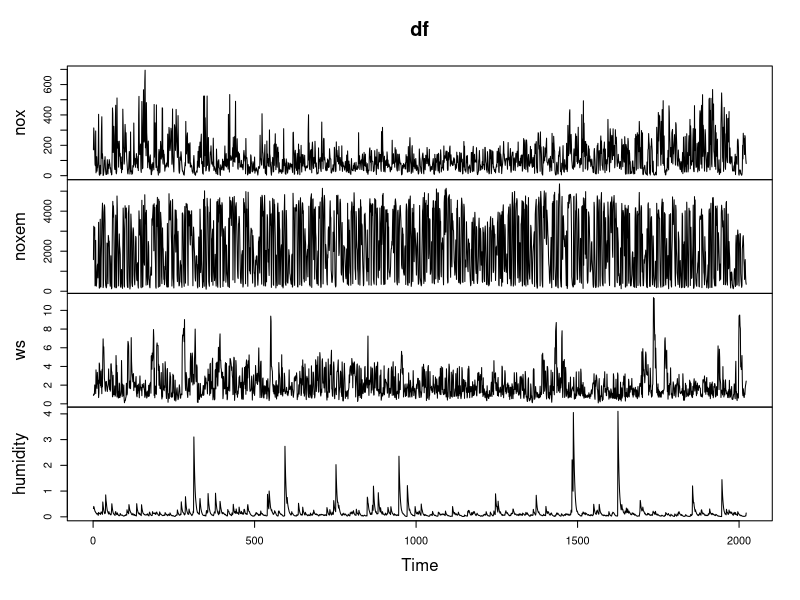
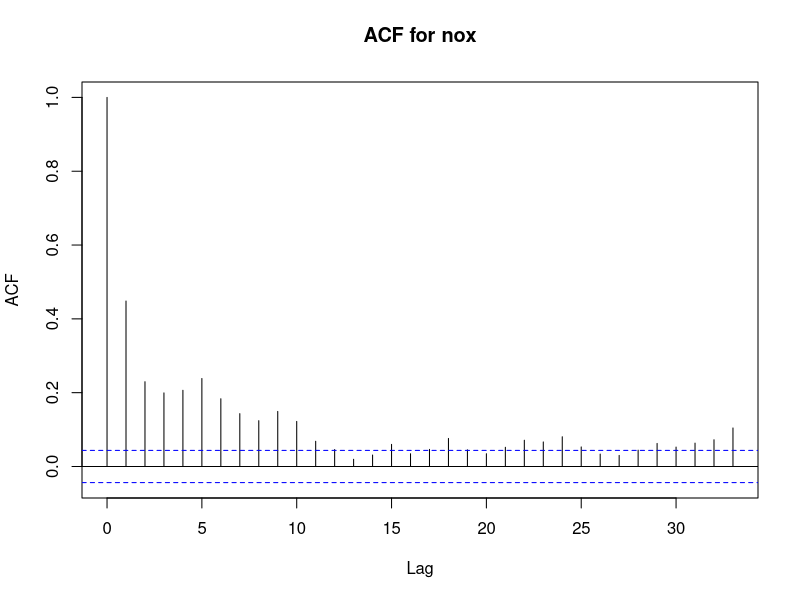
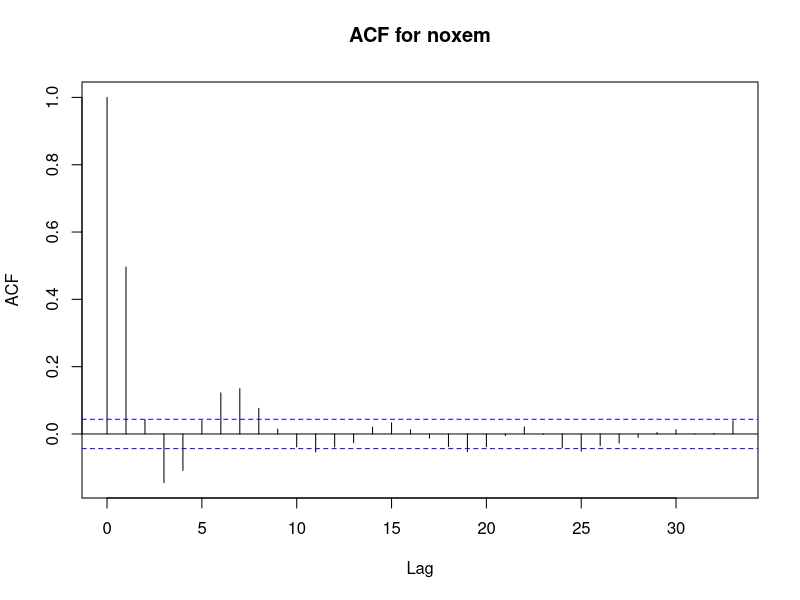
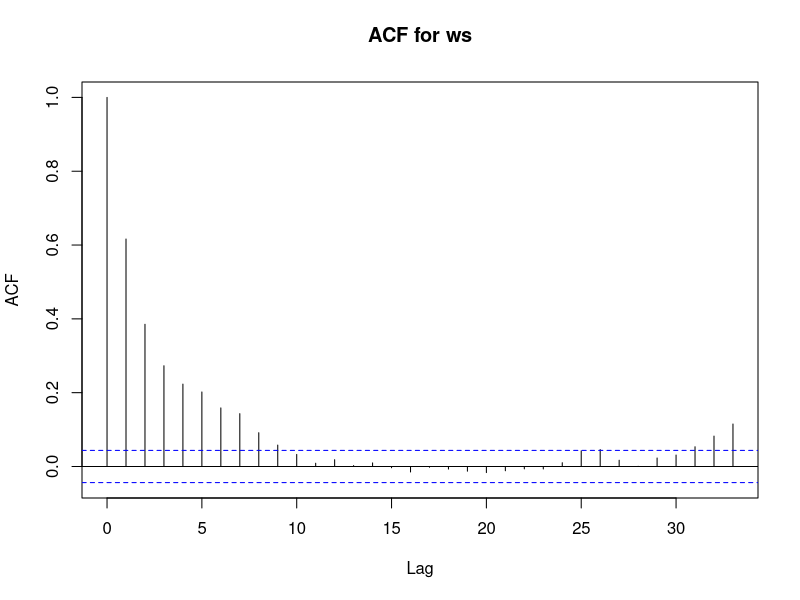
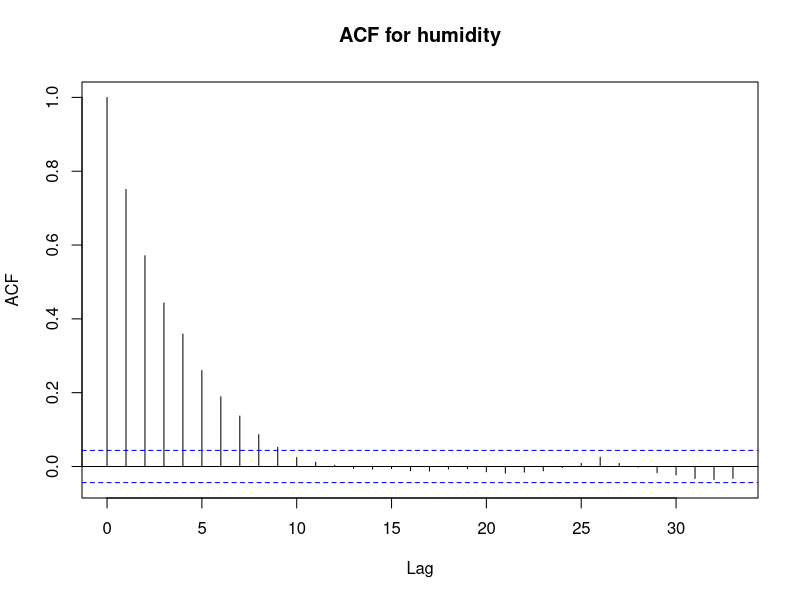
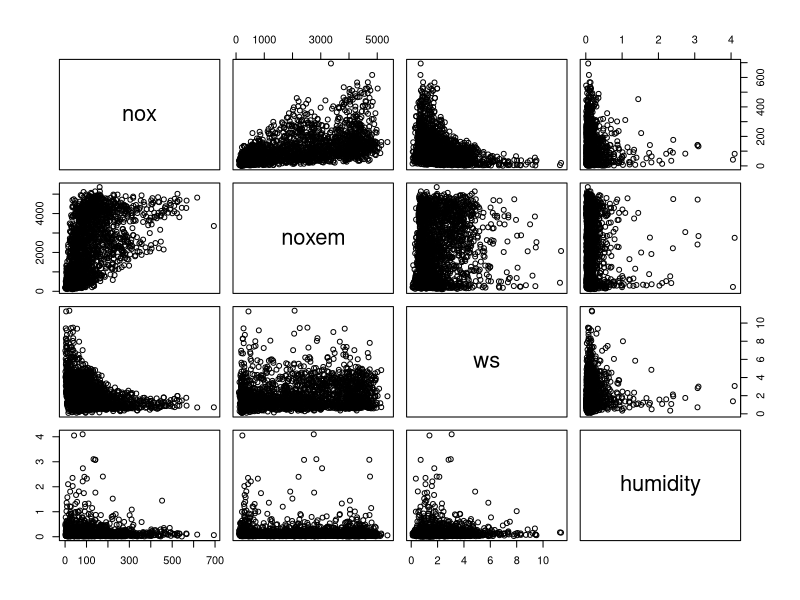
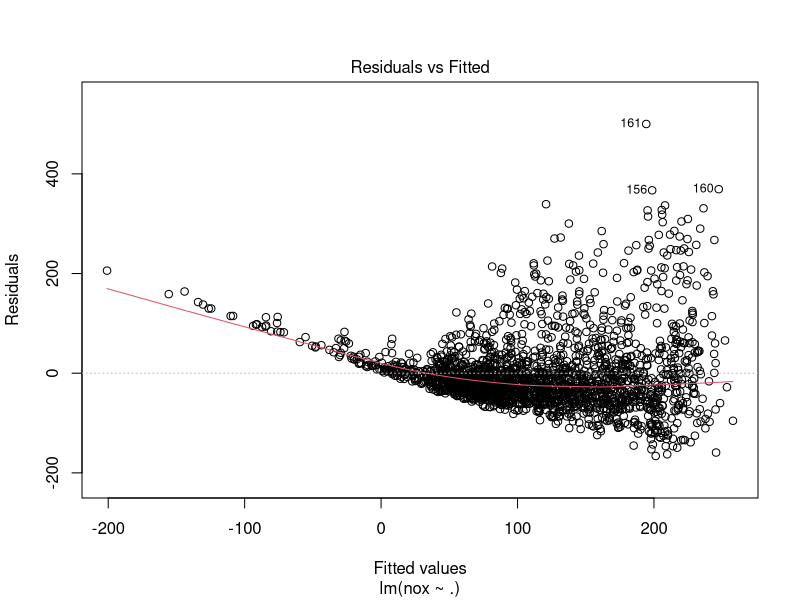
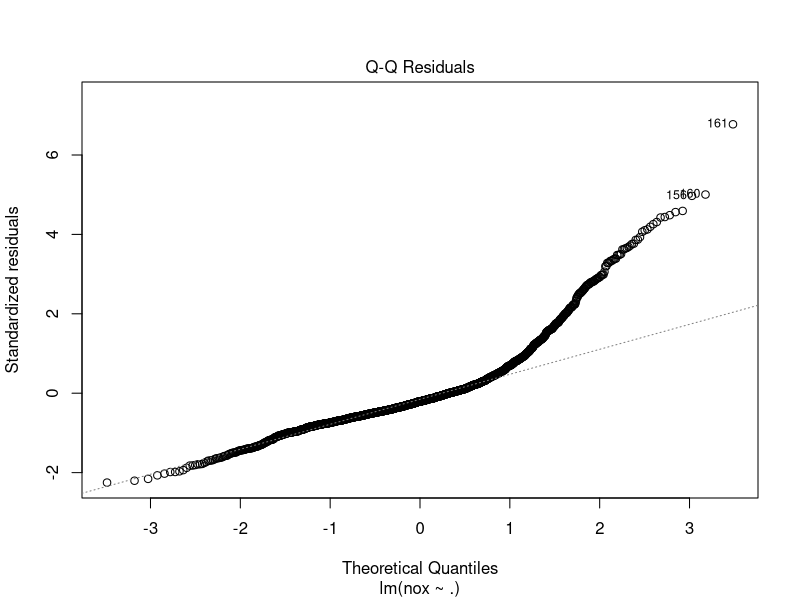

The R script that drew these images, in order:
## ---- chunk 1
df <- read.table("emissionssw.dat", header=TRUE)
head(df)
## ---- chunk 2
plot.ts(df)
lapply(names(df), function(col) {
  acf(df[[col]], main = paste("ACF for", col))
})
## ---- chunk 3
pairs(df)
## ---- chunk 4
m1 <- lm(nox ~ ., data=df)
summary(m1)
plot(m1)
## ---- chunk 5
m2 <- lm(nox ~. + I(humidity^2), data=df)
summary(m2)
plot(m2)
## ---- chunk 6
m3 <- lm(nox ~ (noxem + ws)^2 + I(ws^2) + I(noxem^2), data=df)
summary(m3)
plot(m3)

# try fitted WLS to this, didn't seem to help
m3w <- lm(nox ~ (noxem + ws)^2 + I(ws^2) + I(noxem^2), data=df, weights = 1/abs(resid(m3)))
summary(m3w)
plot(m3w)
## ---- chunk 7
df["dy"] <- c(NaN, diff(df$nox))
m4 <- lm(dy ~ noxem + ws + humidity, data=df)
summary(m4)
plot(m4)
